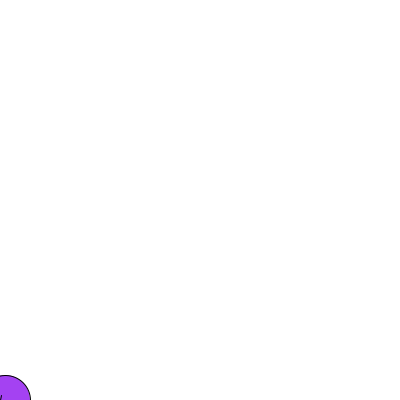
Frame 1 (no input)
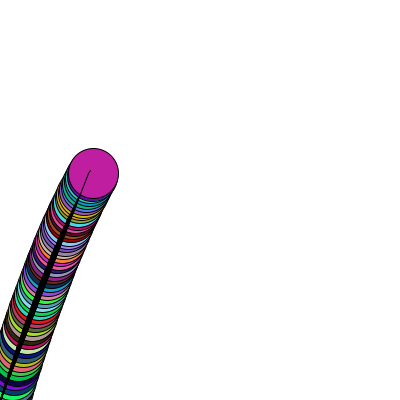
Frame 60 (the mouse pressed at the canvas centre just before this capture)
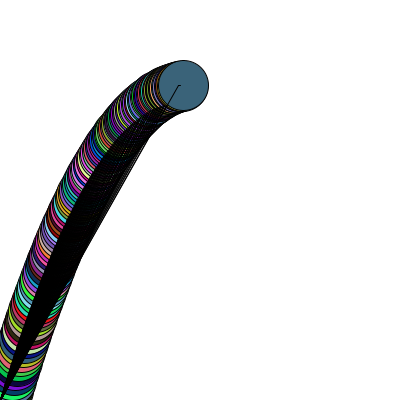
Frame 120 (the mouse held since frame 60 and released just before this capture)

The Processing sketch that drew these frames (run headless with seeded random() and noise(); from frame 60 on, the mouse is pressed at the canvas centre):

// Processing sketch: m4a_Projectile_Simple_Gravity_v1
// ── m4a_Projectile_Simple_Gravity_v1.pde
// Super basic projectile motion based on code by F. Jackson, E. Riley, and K. Patel (STEM) 12/8/13 


int r;
int g;
int b;
float x = 0; //  sets up for x initial position
float y = 400; // sets up for y initial position
float xspeed = 1.5; // Initial horizontal speed (constant)
float yspeed = -5; // Initial vertical speed
float yacceleration = 0.04; // Vertical acceleration (constant, down)
int x2 = 0;  //sets up end point variable for the lines (along with y2)
int y2 = 400; //set to window size so lines go to bottom of window

void setup() {
  size(400,400);
  background(255);
  frameRate(10);  //slows it down so you can think while it draws
}

void draw() { 
  r = int(random(255));
  g = int(random(255));
  b = int(random(255));
  
  ellipseMode(CENTER); // Position of ball measured from center
  //fill(r); // Inside of ball is various greyscale
  fill(r, g, b); // Inside of ball is rainbow
  ellipse(x + 5, y, 50, 50); // Draws ball with center at {x,y}
  line(x2, y2, x, y); //Draws a line from x = 0 to center of circle y
  //stroke(r, g, b);
  //strokeWeight(3);
  float futureYspeed = yspeed + yacceleration;
  line(x, y, (x + xspeed), (y + futureYspeed));
  x = x + xspeed; // Horizontal position of ball increases by constant amount each time window is redrawn
  y = y + yspeed; // Vertical position of ball increases each time window is redrawn
  yspeed = yspeed + yacceleration; // Size of increment of vertical position increases at each redrawing

/* If ball hits bottom of window, reverse direction of 
vertical speed so ball bounces up with 95% of previous speed (damping).*/
  if (y > height) {  
    yspeed = yspeed * -0.95;
  }  //end of "if" function

/* If ball hits either side of window, reverse direction of 
horizontal speed so ball bounces back with 100% of previous speed.*/
  if (x > width || x < 0) {
    xspeed = xspeed * -1;
   }  // end of "if" function
   
   //comment back in to see lines appear to terminate at the ground under the balls
  // y2++;
  // x2++;
 
   
   if ( y >= 400 && x > 10) {
    noLoop();
   }
} // End of commands run by "draw" function
